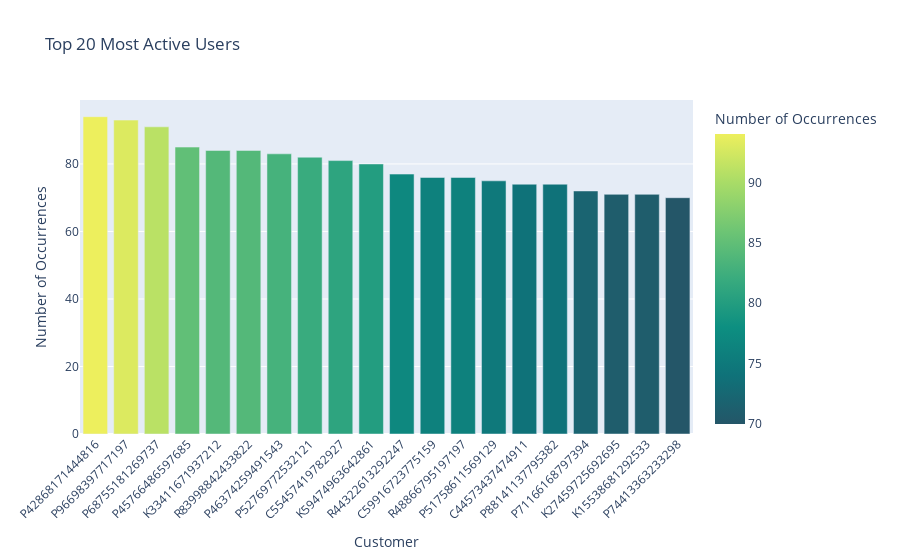

The notebook cell saved with this chart:
### Markdown cell above
We see that there are active users with alomst a 100 transactions, the least active user have 19 transactions. Let's display top 20 users that have the most of transactions

### Code cell
top_customers = df['customer'].value_counts().head(20)

# Create a DataFrame for plotting
data_for_plot = pd.DataFrame({'Customer': top_customers.index, 'Count': top_customers.values})

fig = px.bar(data_for_plot, x='Customer', y='Count', 
             title='Top 20 Most Active Users', 
             labels={'Customer':'Customer', 'Count':'Number of Occurrences'},
             color='Count', 
             color_continuous_scale='aggrnyl')

# Customize the layout
fig.update_layout(xaxis_tickangle=-45, 
                  xaxis_title='Customer', 
                  yaxis_title='Number of Occurrences',
                  height=600)
fig.show()

### Figure 1 — Plotly figure (JSON) as saved in the notebook; plotly's stock layout.template omitted (floating-point values rounded to 4 significant figures)
{"data": [{"alignmentgroup": "True", "hovertemplate": "Customer=%{x}<br>Number of Occurrences=%{marker.color}<extra></extra>", "legendgroup": "", "marker": {"color": [94, 93, 91, 85, 84, 84, 83, 82, 81, 80, 77, 76, 76, 75, 74, 74, 72, 71, 71, 70], "coloraxis": "coloraxis", "pattern": {"shape": ""}}, "name": "", "offsetgroup": "", "orientation": "v", "showlegend": false, "textposition": "auto", "type": "bar", "x": ["P42868171444816", "P96698397717197", "P68755181269737", "P45766486597685", "K33411671937212", "R83998842433822", "P46374259491543", "P52769772532121", "C55457419782927", "K59474963642861", "R44322613292247", "C59916723775159", "R48866795197197", "P51758611569129", "C44573437474911", "P88141137795382", "P71166168797394", "K27459725692695", "K15538681292533", "P74413363233298"], "xaxis": "x", "y": [94, 93, 91, 85, 84, 84, 83, 82, 81, 80, 77, 76, 76, 75, 74, 74, 72, 71, 71, 70], "yaxis": "y"}], "layout": {"autosize": true, "barmode": "relative", "coloraxis": {"colorbar": {"title": {"text": "Number of Occurrences"}}, "colorscale": [[0, "rgb(36, 86, 104)"], [0.1667, "rgb(15, 114, 121)"], [0.3333, "rgb(13, 143, 129)"], [0.5, "rgb(57, 171, 126)"], [0.6667, "rgb(110, 197, 116)"], [0.8333, "rgb(169, 220, 103)"], [1, "rgb(237, 239, 93)"]]}, "legend": {"tracegroupgap": 0}, "title": {"text": "Top 20 Most Active Users"}, "xaxis": {"anchor": "y", "autorange": true, "domain": [0, 1], "range": [-0.5, 19.5], "tickangle": -45, "title": {"text": "Customer"}, "type": "category"}, "yaxis": {"anchor": "x", "autorange": true, "domain": [0, 1], "range": [0, 98.95], "title": {"text": "Number of Occurrences"}, "type": "linear"}}}
